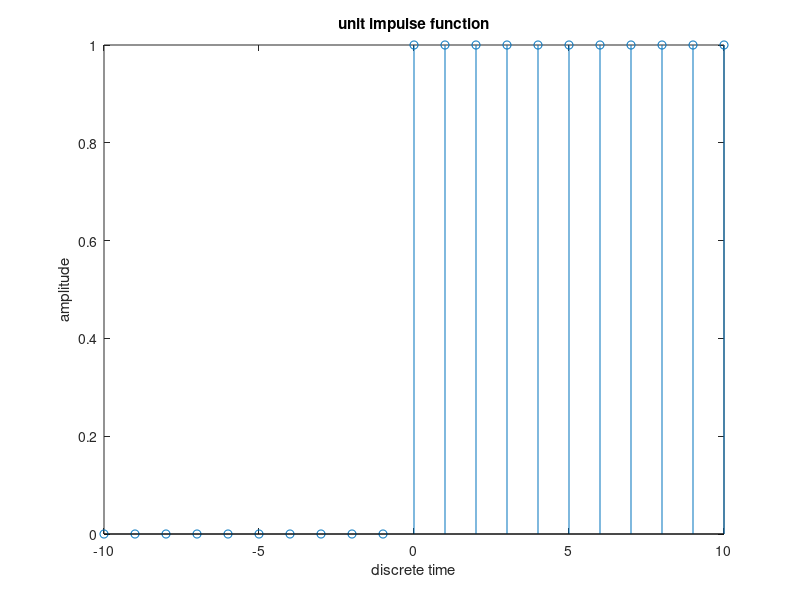

MATLAB code for this plot:
% generate unt step
%Saurabh Sharma 2014ipg-078


close all 
t=-10:1:10;
unitstep=t>=0;
subplot(1,1,1);
stem(t,unitstep);
title('unit impulse function');
xlabel('discrete time');
ylabel('amplitude');
